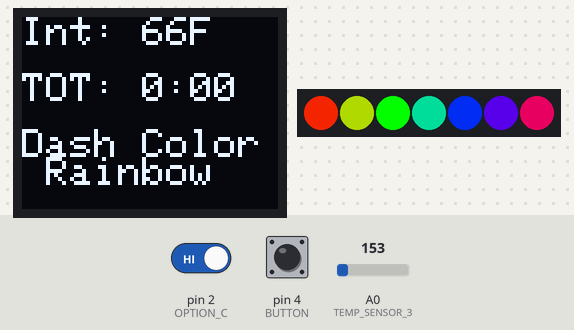
Simulated run of this sketch. Board: Arduino Uno, built with avr-gcc and run on an emulated ATmega328P. Parts: 64×48 one-colour display, 7 RGB LEDs in strip order, left to right. Inputs (shaded band) come from the test bench; at power-on: pin 2 (OPTION_C) HIGH, pin 4 (BUTTON) HIGH, A0 (TEMP_SENSOR_3) = 153. Dim RGB values are drawn brighter than linear.

Above: at 1.26 s.
1.3 s: pin 2 (OPTION_C) driven LOW
At 2.7 s:
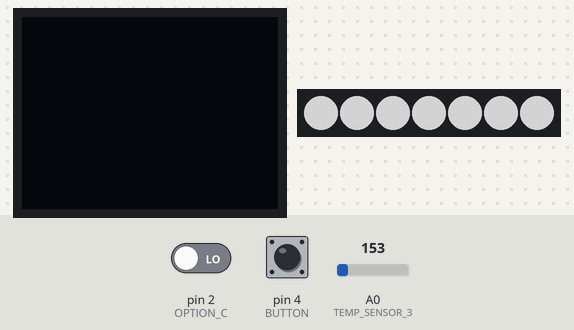
3.0 s: pin 2 (OPTION_C) driven HIGH
At 4.39 s:
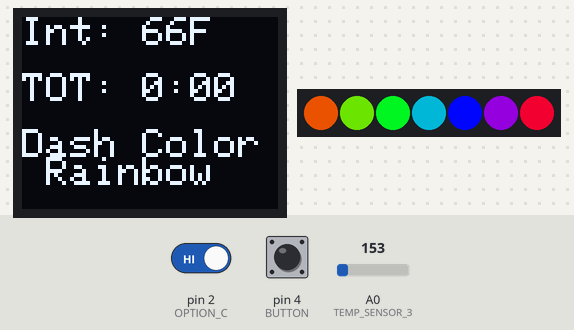
5.0 s: pin 4 (BUTTON) pulled LOW for 1 s
At 6.8 s:
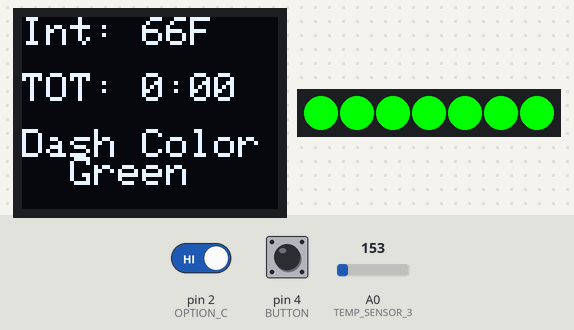
7.5 s: A0 (TEMP_SENSOR_3) set to 168
At 9.2 s:
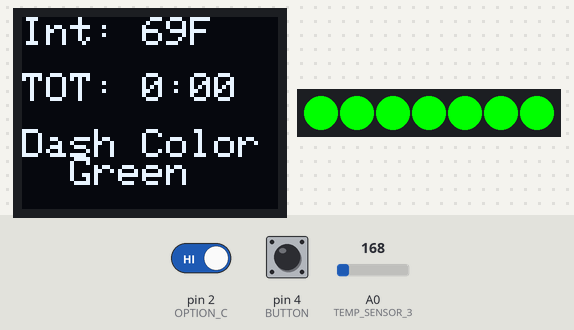
9.5 s: pin 4 (BUTTON) pulled LOW for 0.15 s
At 10.2 s:
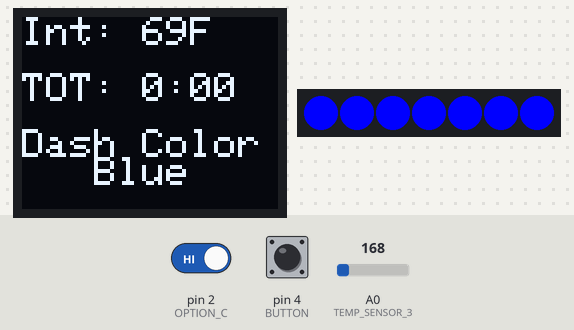
11.2 s: A0 (TEMP_SENSOR_3) set to 175
At 12.8 s:
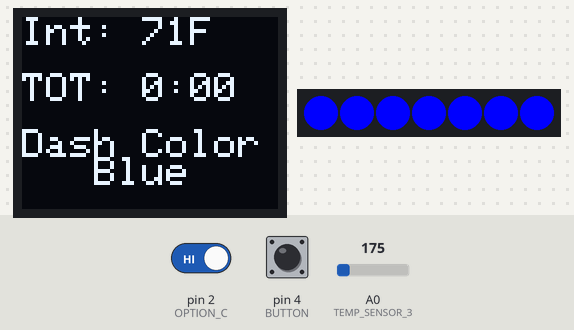
Timing chart, 0 to 14.2 s (numbered marks = the images above; inputs shaded):
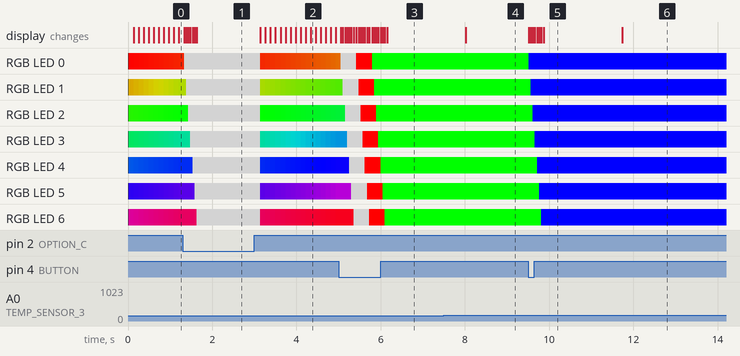

Measured:
- the behaviour switches between 155 and 156 on A0 (TEMP_SENSOR_3) (found by bisection; images 3 and 4)
- after the input at 1.3 s, the display: first changes at once (image 1 shows a later state)
- after the input at 7.5 s, the display: changes after 0.52 s (image 4)
- after the input at 9.5 s, RGB LED 0: RGB(0, 255, 0) → RGB(0, 0, 255) at once; RGB LED 1: RGB(0, 255, 0) → RGB(0, 0, 255) after 0.06 s; RGB LED 2: RGB(0, 255, 0) → RGB(0, 0, 255) after 0.11 s; RGB LED 3: RGB(0, 255, 0) → RGB(0, 0, 255) after 0.16 s; RGB LED 4: RGB(0, 255, 0) → RGB(0, 0, 255) after 0.21 s
- after the input at 11.2 s, the display: changes after 0.53 s (image 6)

The sketch:

car_project.ino
```cpp
// (licence header left out)
#include <SPI.h>
#include <Wire.h>
#include <SFE_MicroOLED.h>
#include <Adafruit_NeoPixel.h>

#define PIN_DC     8
#define PIN_RESET  9
#define PIN_CS     10

//#define FLOATING_PIN A0
//#define TEMP_SENSOR_1 A1
//#define TEMP_SENSOR_2 A2
#define TEMP_SENSOR_3 A0

#define LED_PIN   6
#define LED_COUNT 7

#define OPTION_C 2
#define BUTTON   4
#define ROW_1    0
#define ROW_2    7
#define ROW_3    14
#define ROW_4    21
#define ROW_5    28
#define ROW_6    35

#define LED_RAINBOW 0
#define LED_WHITE   1
#define LED_RED     2
#define LED_GREEN   3
#define LED_BLUE    4
#define LED_YELLOW  5

/******************************Globals********************************/
//used for the switch case
int state = 0;
//time when the car was turned on. stays constant
unsigned long start_time = 0;
//variable to have time as a string
String estimate_time = "00:00";
//temp sensor variables
String exterior_result = "0.0F", interior_result = "0.0F";
//16-bit unsigned int
uint16_t j = 0;

//create an Adafruit_NeoPixel object called "leds"
Adafruit_NeoPixel leds = Adafruit_NeoPixel(LED_COUNT,LED_PIN,NEO_GRB + NEO_KHZ800);

//create a MicroOLED object called "oleds"
MicroOLED oleds(PIN_RESET, PIN_DC, PIN_CS);

/*******************************Setup********************************/
void setup()
{
  oleds.begin();  //initialize the OLED display
  leds.begin();  //initialize all the LEDs
  oleds.setFontType(0);  //set text font to small 5x7-pixel characters

  pinMode(OPTION_C, INPUT);  //Option_C is using a 3.3V regulator
  pinMode(BUTTON, INPUT_PULLUP);  //used to change color preset
}

/**************************Raindbow Transition***************************/
void rainbowCycle(uint8_t wait, uint16_t& j)
{
  if(j > 256) j = 0;
  j++;
  // 5 cycles of all colors on wheel
  for(uint16_t i = 0; i < leds.numPixels(); i++)
  {
    leds.setPixelColor(i, Wheel(((i * 256 / leds.numPixels()) + j) & 255));
  }
  leds.show();
  delay(wait);
}

/**************************Light the Preset Color******************************/
void colorPreset(uint32_t c, uint8_t wait)
{
  for(uint16_t i = 0; i < leds.numPixels(); i++)
  {
      leds.setPixelColor(i, c);
      leds.show();
      delay(wait);
  }
}

/***************************Read Temp Sensors*********************************/
void readSensors(String& exterior_result, String& interior_result)
{
  //int sense1 = analogRead(TEMP_SENSOR_1);  //sensor for the left side mirror
  //int sense2 = analogRead(TEMP_SENSOR_2);  //sensor for the right side mirror
  int sense3 = analogRead(TEMP_SENSOR_3);  //sensor for the interior
  //int average = (sense1+sense2)/2;  //getting the average of both left/right temp sensors

  //calculating the temperature in Celsius with the ratio
  //and converting it to fahrenheit
  //the extra .5 in 32 is for the double to int truncation
  //int ext_result = (average * 0.123 * 1.8) + 32.5;
  int int_result = (sense3 * 0.123 * 1.8) + 32.5;  // ratio 0.153 is a calibration ratio C/units

  //exterior_result = String(ext_result) + "F";
  interior_result = String(int_result) + "F";

  return;
}

/*******************************Travel Timer******************************/
void timeOfTravel(String& estimate_time)
{
  unsigned long time = millis();
  int seconds = 0, minutes = 0, hours = 0;

  //get the duration car was on
  time -= start_time;
  //converting time from miliseconds to seconds
  time /= 1000;
  //getting seconds
  //seconds = time % 60;
  //converting time from seconds to minutes
  time /= 60;
  //getting minutes
  minutes = time % 60;
  //getting hours
  hours = time / 60;
  if(minutes < 10) estimate_time = String(hours) + ":0" + String(minutes);
  else estimate_time = String(hours) + ":" + String(minutes);

  return;
}

/********************Color Wheel******************************/
// Input a value 0 to 255 to get a color value.
// The colours are a transition r - g - b - back to r.
uint32_t Wheel(byte WheelPos)
{
  WheelPos = 255 - WheelPos;
  if(WheelPos < 85)
  {
    return leds.Color(255 - WheelPos * 3, 0, WheelPos * 3);
  }
  else if(WheelPos < 170)
  {
    WheelPos -= 85;
    return leds.Color(0, WheelPos * 3, 255 - WheelPos * 3);
  }
  else
  {
    WheelPos -= 170;
    return leds.Color(WheelPos * 3, 255 - WheelPos * 3, 0);
  }
}

/********************************Main*******************************/
void loop()
{
  oleds.clear(PAGE);  //clear the display's internal memory

  //if key position is not on "ON(II)"
  //the code after the IF statement is ignored
  if(!digitalRead(OPTION_C))
  {
    //record time
    start_time = millis();
    //clear the library's display buffer
    oleds.clear(ALL);
    //white at half brightness
    colorPreset(leds.Color(127, 127, 127), 50);
    return;
  }
  //increment the state when button is pressed
  if(!digitalRead(BUTTON))  state++;
  //return to state 0
  else if(state > 5)  state = 0;

  //a call the temperature sensors
  readSensors(exterior_result, interior_result);
  //a call to the travel time
  timeOfTravel(estimate_time);

  //set the text cursor to first row
  oleds.setCursor(0, ROW_1);
  oleds.print("Int: ");
  oleds.print(interior_result);

  //set the text cursor to second row
  //oleds.setCursor(0, ROW_2);
  //oleds.print("Ext: ");
  //oleds.print(exterior_result);

  //set the text cursor to the third row
  oleds.setCursor(0, ROW_3);
  oleds.print("TOT: ");
  oleds.print(estimate_time);

  //set the text cursor to the fourth row
  oleds.setCursor(0,ROW_5);
  oleds.print("Dash Color");

  //set the text cursor to the fifth row
  oleds.setCursor(0,ROW_6);

  //preset colors for the dash light
  switch(state)
  {
    case LED_RAINBOW:
      rainbowCycle(100, j);  //creates the rainbow cycle through the color wheel
      oleds.print(" Rainbow");
      break;
    case LED_WHITE:
      colorPreset(leds.Color(127, 127, 127), 50);  //white at half brightness
      oleds.print("  White");
      break;
    case LED_RED:
      colorPreset(leds.Color(255, 0, 0), 50);  //red
      oleds.print("   Red");
      break;
    case LED_GREEN:
      colorPreset(leds.Color(0, 255, 0), 50);  //green
      oleds.print("  Green");
      break;
    case LED_BLUE:
      colorPreset(leds.Color(0, 0, 255), 50);  //blue
      oleds.print("   Blue");
      break;
    case LED_YELLOW:
      colorPreset(leds.Color(255, 255, 0), 50);  //yellow
      oleds.print("  Yellow");
      break;
    }

    //display to OLED screen
    oleds.display();
}
```
